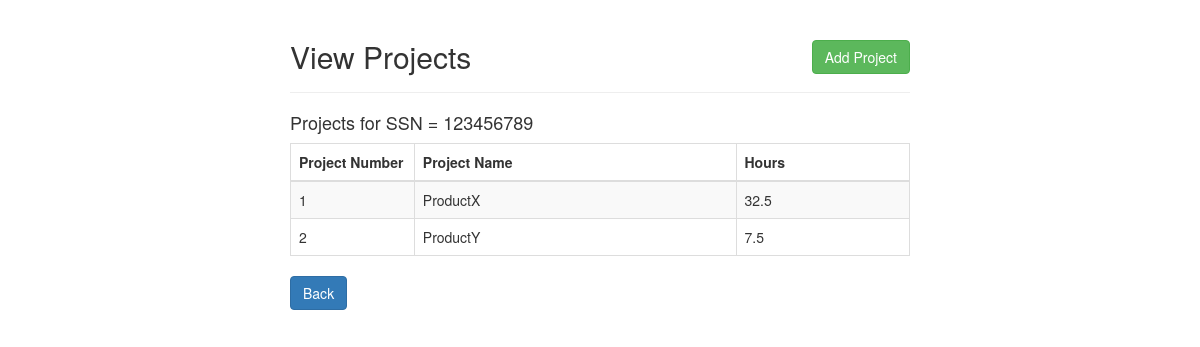
The app's page /program2/viewProjects.php?Ssn=123456789 with its own data.
### tables this page shows
create table WORKS_ON (
  Essn char(9) not null,
  Pno int(2) not null,
  Hours decimal(3,1),
  primary key (Essn, Pno),
  foreign key (Essn) references EMPLOYEE(Ssn) on update cascade on delete cascade,
  foreign key (Pno) references PROJECT(Pnumber) on update cascade on delete cascade
);

create table PROJECT (
  Pname varchar(20) not null,
  Pnumber int(4) not null,
  Plocation varchar(20) not null,
  Dnum int(2) not null,
  primary key (Pnumber),
  unique (Pname),
  foreign key (Dnum) references DEPARTMENT(Dnumber) on update cascade on delete cascade
);

### program2/viewProjects.php (the view, shortened to what this page needs)
<!DOCTYPE html>
<html lang="en">
<head>
  <link rel="stylesheet" href="https://maxcdn.bootstrapcdn.com/bootstrap/3.3.7/css/bootstrap.css">
</head>
<body>
  <div class="wrapper">
    <div class="container-fluid">
      <div class="row">
        <div class="col-md-12">
          <div class="page-header clearfix">
            <h2 class="pull-left">View Projects</h2>
            <a href="addProject.php" class="btn btn-success pull-right">Add Project</a>
          </div>
          <?php
          if (isset($_SESSION["Ssn"])) {
              $sql =
                  "SELECT P.Pname, P.Pnumber, WO.Hours, WO.Essn FROM PROJECT P, WORKS_ON WO WHERE WO.Essn = ? AND WO.Pno = P.Pnumber";
              if ($stmt = mysqli_prepare($link, $sql)) {
                  mysqli_stmt_bind_param($stmt, "s", $param_Ssn);
                  $param_Ssn = $_SESSION["Ssn"];
                  if (mysqli_stmt_execute($stmt)) {
                      $result = mysqli_stmt_get_result($stmt);
                      echo "<h4>Projects for SSN = $param_Ssn</h4><p>";
                      if (mysqli_num_rows($result) > 0) {
                          echo "<table class='table table-bordered table-striped'>";
                          echo "<thead>";
                          echo "<tr>";
                          echo "<th width = 20%>Project Number</th>";
                          echo "<th>Project Name</th>";
                          echo "<th>Hours</th>";
                          echo "</tr>";
                          echo "</thead>";
                          echo "<tbody>";
                          while ($row = mysqli_fetch_array($result)) {
                              echo "<tr>";
                              echo "<td>{$row["Pnumber"]}</td>";
                              echo "<td>{$row["Pname"]}</td>";
                              echo "<td>{$row["Hours"]}</td>";
                              echo "</tr>";
                          }
                          echo "</tbody>";
                          echo "</table>";
                      } else {
                          echo "No Projects. ";
                      }
                  } else {
                      header("location: error.php");
                      exit();
                  }
              }
          } else {
              header("location: error.php");
              exit();
          }
          ?>
          <p><a href="index.php" class="btn btn-primary">Back</a></p>
        </div>
      </div>
    </div>
  </div>
</body>
</html>

### program2/viewProjects.php (style rules this page uses)
.wrapper { width: 650px; margin: 0 auto; }
.page-header h2 { margin-top: 0; }

### records on screen
works_on: Pno.Pnumber "1", Pno.Pname "ProductX", Hours "32.5"
works_on: Pno.Pnumber "2", Pno.Pname "ProductY", Hours "7.5"

### other values on screen
$param_Ssn "123456789"
